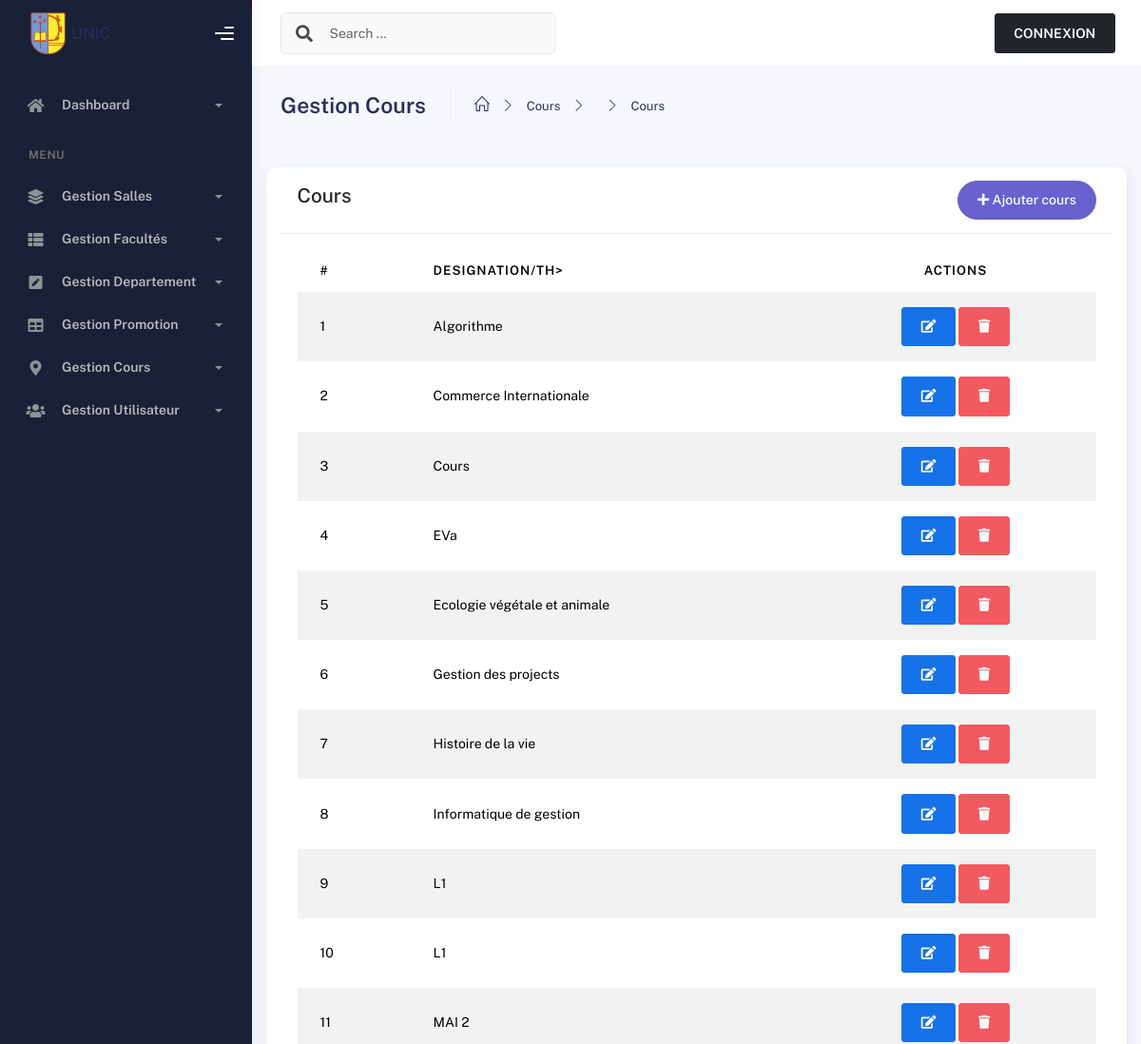
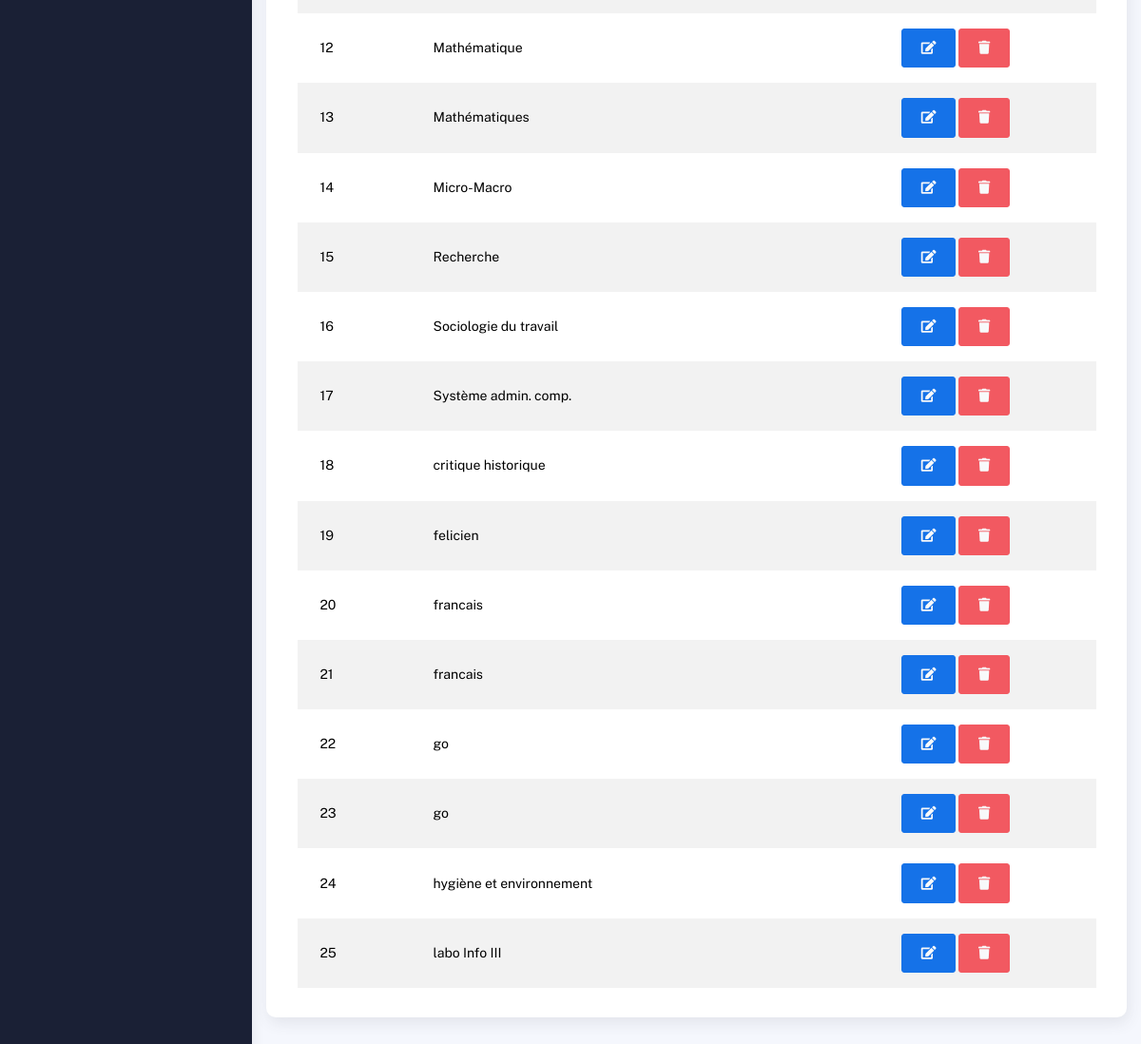
The app's page /cours/ with its own data (2 pictures, top to bottom).
### cours/models.py (models this page shows, shortened)
class Cours(SoftDeleteModel):
    designation = models.CharField(max_length=50)
    class Meta:
        ordering = ("designation",)

### cours/views.py (the view)
# urls.py: path("cours/", views.cours_list, name="cours-list"),
def cours_list(request):
    context = {
        'cours': Cours.objects.all(),
        'attribuers': Attribuer.objects.all(),
        'dispensers': Dispenser.objects.all(),
    }
    return render(request, 'cours/list.html', context)

### templates/cours/list.html (shortened to what this page needs)
{% extends "../core/index.html" %} {% load static %} {% block content %}
<div class="container">
    <div class="page-inner">
        <div class="page-header mb-0">
            <h3 class="fw-bold mb-1">Gestion Cours</h3>
            <ul class="breadcrumbs mb-1">
                <li class="nav-home">
                    <a href="#">
                        <i class="icon-home"></i>
                    </a>
                </li>
                <li class="separator">
                    <i class="icon-arrow-right"></i>
                </li>
                <li class="nav-item">
                    <a href="#">Cours</a>
                </li>
                <li class="separator">
                    <i class="icon-arrow-right"></i>
                </li>
                <li class="separator">
                    <i class="icon-arrow-right"></i>
                </li>
                <li class="nav-item">
                    <a href="#">Cours</a>
                </li>
            </ul>
        </div>
        <div class="row mt-5">
            <div class="col-md-12 card">
                <div class="card-header">
                    <div class="row d-flex justify-content-between">
                        <div class="col-md-6 col-4">
                            <h4>Cours</h4>
                        </div>
                            <div class="col-md-6 col-4 text-end">
                                <button class="btn btn-secondary btn-round" data-bs-toggle="modal" data-bs-target="#modelAddcours">
                                    <i class="fa fa-plus" title='ajouter une nouvelle option option'></i> Ajouter cours
                                </button>
                            </div>
                    </div>
                </div>
                <div class="card-body">
                    <table  id="basic-datatables"  class="display table table-striped table-hover">
                        <thead>
                            <tr>
                                <th scope="col">#</th>
                                <th scope="col">Designation/th>
                                <th scope="col" class='text-center'>Actions</th>
                            </tr>
                        </thead>
                        <tbody>
                            {% for cour in cours %}
                            <tr>
                                <td>{{ forloop.counter }}
                                </td>
                                <td>{{cour.designation}}</td>
                                <td class='text-center'>
                                    <button class="btn btn-primary ms-auto launchEditCours" data-bs-target="#modelEditerCours" data-bs-toggle="modal"  data-id="{{ cour.id }}"
                                    data-designation="{{cour.designation}}"
                                    >
                                    <i class="fa fa-edit text-light"></i>
                                </button>
                                    <button class="btn btn-danger launchDeleteModalCours"  data-id="{{ cour.id }}"
                                    >
                                <i class="fa fa-trash text-light "></i>
                            </button>
                                </td>
                            </tr>
                            {% endfor %}
                        </tbody>
                    </table>
                </div>
            </div>
        </div>
    </div>
</div>
{% endblock content %}

### templates/core/index.html (shortened to what this page needs)
{% load static %}
<!DOCTYPE html>
<html lang="en">
{% include "../composants/header.html" %}
<body>
    <main>
        <div class="wrapper">
            {% include "./sidebar.html" %}
            <div class="main-panel">
                <div class="main-header">
                    <nav class="navbar navbar-header navbar-header-transparent navbar-expand-lg border-bottom">
                        <div class="container-fluid">
                            <nav class="navbar navbar-header-left navbar-expand-lg navbar-form nav-search p-0 d-none d-lg-flex">
                                <div class="input-group">
                                    <div class="input-group-prepend">
                                        <button type="submit" class="btn btn-search pe-1">
                                            <i class="fa fa-search search-icon"></i>
                                        </button>
                                    </div>
                                    <input type="text" placeholder="Search ..." class="form-control" />
                                </div>
                            </nav>
                            <ul class="navbar-nav topbar-nav ms-md-auto align-items-center">
                                <li class="nav-item topbar-user dropdown hidden-caret">
                                    <a class="dropdown-toggle profile-pic" data-bs-toggle="dropdown" href="#" aria-expanded="false">
                                        {% if user.is_authenticated %}
                                        <div class="avatar-sm">
                                            <img src="{% static 'assets/img/avatar.png' %}" alt="..." class="avatar-img rounded-circle" />
                                        </div>
                                        <span class="profile-username">
                                        <span class="fw-bold text-uppercase">{{request.user}}</span>
                                        {% else %}
                                        <span class="fw-bold btn btn-dark text-uppercase">CONNEXION</span>
                                        {% endif %}
                                    </a>
                                </li>
                            </ul>
                        </div>
                    </nav>
                </div>
                {% block content %}
                {% endblock content %}
            </div>
        </div>
    </main>
</body>
</html>

### templates/composants/header.html (shortened to what this page needs)
{% load static %}
<head>
    <html lang="fr">
    <link rel="stylesheet" href="{% static 'assets/css/bootstrap.min.css' %}" />
    <link rel="stylesheet" href="{% static 'assets/css/plugins.min.css' %}" />
    <link rel="stylesheet" href="{% static 'assets/css/kaiadmin.min.css' %}" />
    <link rel="stylesheet" href="{% static 'assets/css/demo.css' %}" />
</head>

### templates/core/sidebar.html (shortened to what this page needs)
{% load static %}
<div class="wrapper">
    <div class="sidebar" data-background-color="dark">
      <div class="sidebar-logo">
        <div class="logo-header" data-background-color="dark">
          <a href="{% url 'dashbord' %}" class="logo">
            <img
              src="{% static 'assets/img/logo.png' %}"
              alt="navbar brand"
              class="navbar-brand"
              height="50"
            />UNIC
          </a>
          <div class="nav-toggle">
            <button class="btn btn-toggle toggle-sidebar">
              <i class="gg-menu-right"></i>
            </button>
          </div>
        </div>
      </div>
      <div class="sidebar-wrapper scrollbar scrollbar-inner">
        <div class="sidebar-content">
          <ul class="nav nav-secondary">
            <li class="nav-item">
              <a
                data-bs-toggle="collapse"
                href="#dashboard"
                class="collapsed"
                aria-expanded="false"
              >
                <i class="fas fa-home"></i>
                <p>Dashboard</p>
                <span class="caret"></span>
              </a>
            </li>
            <li class="nav-section">
              <h4 class="text-section">Menu</h4>
            </li>
            <li class="nav-item">
              <a data-bs-toggle="collapse" href="#base">
                <i class="fas fa-layer-group"></i>
                <p>Gestion Salles</p>
                <span class="caret"></span>
              </a>
            </li>
            <li class="nav-item">
              <a data-bs-toggle="collapse" href="#sidebarLayouts">
                <i class="fas fa-th-list"></i>
                <p>Gestion Facultés</p>
                <span class="caret"></span>
              </a>
            </li>
            <li class="nav-item">
              <a data-bs-toggle="collapse" href="#forms">
                <i class="fas fa-pen-square"></i>
                <p>Gestion Departement</p>
                <span class="caret"></span>
              </a>
            </li>
            <li class="nav-item">
              <a data-bs-toggle="collapse" href="#tables">
                <i class="fas fa-table"></i>
                <p>Gestion Promotion</p>
                <span class="caret"></span>
              </a>
            </li>
            <li class="nav-item">
              <a data-bs-toggle="collapse" href="#maps">
                <i class="fas fa-map-marker-alt"></i>
                <p>Gestion Cours</p>
                <span class="caret"></span>
              </a>
            </li>
            <li class="nav-item">
              <a data-bs-toggle="collapse" href="#user">
                <i class="fas fa-users"></i>
                <p>Gestion Utilisateur</p>
                <span class="caret"></span>
              </a>
            </li>
          </ul>
        </div>
      </div>
    </div>

### templates/composants/scriptlinks.html (shortened to what this page needs)
{% load static %}

### records on screen
Cours: designation "Algorithme"
Cours: designation "Commerce Internationale"
Cours: designation "Cours"
Cours: designation "EVa"
Cours: designation "Ecologie végétale et animale"
Cours: designation "Gestion des projects"
Cours: designation "Histoire de la vie"
Cours: designation "Informatique de gestion"
Cours: designation "L1"
Cours: designation "L1"
Cours: designation "MAI 2"
Cours: designation "Mathématique"
Cours: designation "Mathématiques"
Cours: designation "Micro-Macro"
Cours: designation "Recherche"
Cours: designation "Sociologie du travail"
Cours: designation "Système admin. comp."
Cours: designation "critique historique"
Cours: designation "felicien"
Cours: designation "francais"
Cours: designation "francais"
Cours: designation "go"
Cours: designation "go"
Cours: designation "hygiène et environnement"
Cours: designation "labo Info III"
